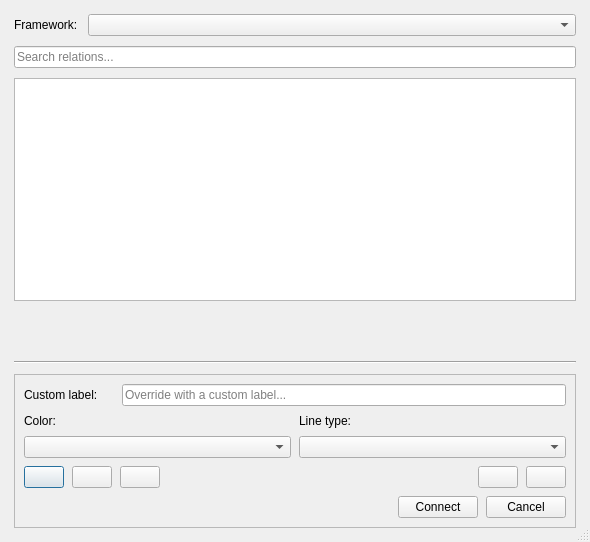
<?xml version="1.0" encoding="UTF-8"?>
<ui version="4.0">
 <class>Dialog_node_relations</class>
 <widget class="QDialog" name="Dialog_node_relations">
  <property name="geometry">
   <rect>
    <x>0</x>
    <y>0</y>
    <width>590</width>
    <height>542</height>
   </rect>
  </property>
  <property name="windowTitle">
   <string>Select relation</string>
  </property>
  <property name="sizeGripEnabled">
   <bool>true</bool>
  </property>
  <layout class="QHBoxLayout" name="horizontalLayout_main">
   <property name="spacing">
    <number>10</number>
   </property>
   <property name="leftMargin">
    <number>14</number>
   </property>
   <property name="topMargin">
    <number>14</number>
   </property>
   <property name="rightMargin">
    <number>14</number>
   </property>
   <property name="bottomMargin">
    <number>14</number>
   </property>
   <item>
    <layout class="QVBoxLayout" name="verticalLayout_left">
     <item>
      <layout class="QHBoxLayout" name="horizontalLayout_framework">
       <item>
        <widget class="QLabel" name="label_framework">
         <property name="text">
          <string>Framework:</string>
         </property>
        </widget>
       </item>
       <item>
        <widget class="QComboBox" name="comboBox_framework">
         <property name="sizePolicy">
          <sizepolicy hsizetype="Expanding" vsizetype="Fixed">
           <horstretch>0</horstretch>
           <verstretch>0</verstretch>
          </sizepolicy>
         </property>
         <property name="toolTip">
          <string>Select a theoretical framework</string>
         </property>
        </widget>
       </item>
      </layout>
     </item>
     <item>
      <widget class="QLineEdit" name="lineEdit_search">
       <property name="placeholderText">
        <string>Search relations...</string>
       </property>
       <property name="clearButtonEnabled">
        <bool>true</bool>
       </property>
      </widget>
     </item>
     <item>
      <widget class="QListWidget" name="listWidget_relations">
       <property name="alternatingRowColors">
        <bool>true</bool>
       </property>
       <property name="selectionMode">
        <enum>QAbstractItemView::SelectionMode::SingleSelection</enum>
       </property>
      </widget>
     </item>
     <item>
      <widget class="QLabel" name="label_definition">
       <property name="minimumSize">
        <size>
         <width>0</width>
         <height>40</height>
        </size>
       </property>
       <property name="font">
        <font>
         <italic>true</italic>
        </font>
       </property>
       <property name="text">
        <string/>
       </property>
       <property name="wordWrap">
        <bool>true</bool>
       </property>
       <property name="textInteractionFlags">
        <set>Qt::TextInteractionFlag::TextSelectableByMouse</set>
       </property>
      </widget>
     </item>
     <item>
      <widget class="Line" name="line">
       <property name="orientation">
        <enum>Qt::Orientation::Horizontal</enum>
       </property>
      </widget>
     </item>
     <item>
      <widget class="QFrame" name="frame_advanced">
       <property name="visible">
        <bool>true</bool>
       </property>
       <property name="frameShape">
        <enum>QFrame::Shape::StyledPanel</enum>
       </property>
       <property name="frameShadow">
        <enum>QFrame::Shadow::Plain</enum>
       </property>
       <layout class="QVBoxLayout" name="verticalLayout_advanced">
        <property name="spacing">
         <number>8</number>
        </property>
        <item>
         <layout class="QHBoxLayout" name="horizontalLayout_custom">
          <item>
           <widget class="QLabel" name="label_custom">
            <property name="minimumSize">
             <size>
              <width>90</width>
              <height>0</height>
             </size>
            </property>
            <property name="text">
             <string>Custom label:</string>
            </property>
           </widget>
          </item>
          <item>
           <widget class="QLineEdit" name="lineEdit_custom">
            <property name="placeholderText">
             <string>Override with a custom label...</string>
            </property>
           </widget>
          </item>
         </layout>
        </item>
        <item>
         <layout class="QHBoxLayout" name="horizontalLayout_style">
          <item>
           <layout class="QVBoxLayout" name="verticalLayout_color">
            <item>
             <widget class="QLabel" name="label_color">
              <property name="text">
               <string>Color:</string>
              </property>
             </widget>
            </item>
            <item>
             <widget class="QComboBox" name="comboBox_color">
              <property name="minimumSize">
               <size>
                <width>140</width>
                <height>0</height>
               </size>
              </property>
             </widget>
            </item>
           </layout>
          </item>
          <item>
           <layout class="QVBoxLayout" name="verticalLayout_line">
            <item>
             <widget class="QLabel" name="label_type_line">
              <property name="text">
               <string>Line type:</string>
              </property>
             </widget>
            </item>
            <item>
             <widget class="QComboBox" name="comboBox_line_type">
              <property name="minimumSize">
               <size>
                <width>200</width>
                <height>0</height>
               </size>
              </property>
             </widget>
            </item>
           </layout>
          </item>
         </layout>
        </item>
        <item>
         <layout class="QHBoxLayout" name="horizontalLayout_manage">
          <item>
           <widget class="QPushButton" name="pushButton_add_relation">
            <property name="toolTip">
             <string>Add a new custom relation type</string>
            </property>
            <property name="text">
             <string/>
            </property>
           </widget>
          </item>
          <item>
           <widget class="QPushButton" name="pushButton_edit_relation">
            <property name="toolTip">
             <string>Edit the selected relation</string>
            </property>
            <property name="text">
             <string/>
            </property>
           </widget>
          </item>
          <item>
           <widget class="QPushButton" name="pushButton_delete_relation">
            <property name="toolTip">
             <string>Delete the selected custom relation</string>
            </property>
            <property name="text">
             <string/>
            </property>
           </widget>
          </item>
          <item>
           <spacer name="horizontalSpacer_manage">
            <property name="orientation">
             <enum>Qt::Orientation::Horizontal</enum>
            </property>
            <property name="sizeHint" stdset="0">
             <size>
              <width>20</width>
              <height>20</height>
             </size>
            </property>
           </spacer>
          </item>
          <item>
           <widget class="QPushButton" name="pushButton_import_relations">
            <property name="toolTip">
             <string>Import user relations</string>
            </property>
            <property name="text">
             <string/>
            </property>
           </widget>
          </item>
          <item>
           <widget class="QPushButton" name="pushButton_export_relations">
            <property name="toolTip">
             <string>Export user relations</string>
            </property>
            <property name="text">
             <string/>
            </property>
           </widget>
          </item>
         </layout>
        </item>
        <item>
         <layout class="QHBoxLayout" name="horizontalLayout">
          <item>
           <spacer name="horizontalSpacer">
            <property name="orientation">
             <enum>Qt::Orientation::Horizontal</enum>
            </property>
            <property name="sizeHint" stdset="0">
             <size>
              <width>40</width>
              <height>20</height>
             </size>
            </property>
           </spacer>
          </item>
          <item>
           <widget class="QPushButton" name="pushButton_connect">
            <property name="enabled">
             <bool>true</bool>
            </property>
            <property name="font">
             <font>
              <italic>false</italic>
              <bold>false</bold>
              <underline>false</underline>
              <strikeout>false</strikeout>
              <kerning>true</kerning>
             </font>
            </property>
            <property name="text">
             <string>Connect</string>
            </property>
           </widget>
          </item>
          <item>
           <widget class="QPushButton" name="pushButton_cancel">
            <property name="text">
             <string>Cancel</string>
            </property>
           </widget>
          </item>
         </layout>
        </item>
       </layout>
      </widget>
     </item>
    </layout>
   </item>
  </layout>
 </widget>
 <resources/>
 <connections/>
</ui>
